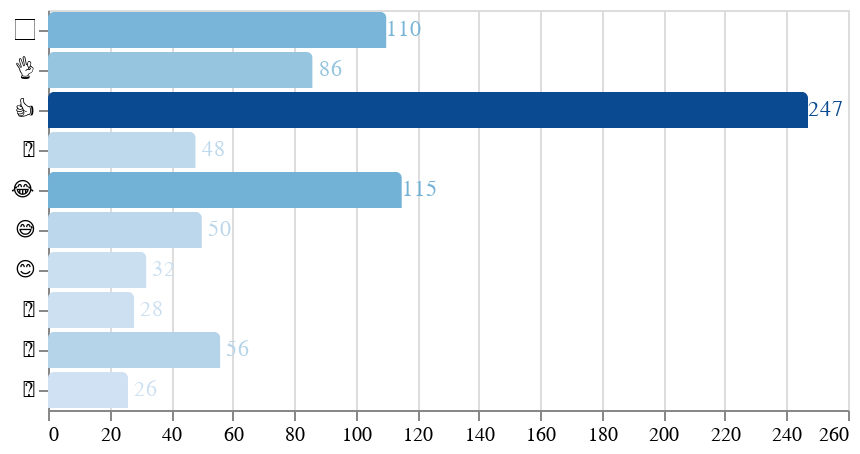

The code cell stored with this chart in its notebook:
### Markdown cell above
## Which is the most preferred emoticon of group members?

### Code cell
from collections import Counter
table = Counter(emojis).most_common(10)
df = pd.DataFrame(table)
df = df.rename(columns={0:'emojis', 1:'count'})
# df.plot(x='emojis', y='count', kind='barh') # seaborn is unable to render emojis sadly

# pip install altair > /dev/null
import altair as alt
bar_chart = alt.Chart(df).mark_bar(
                    cornerRadiusTopLeft=3,
                    cornerRadiusTopRight=3,
            ).encode(
                    x=alt.X('count', axis=alt.Axis(title=None)),
                    y=alt.Y('emojis', axis=alt.Axis(title=None)),
                    color=alt.Color('count', legend=None),
            )

text = bar_chart.mark_text(
            align='center',
            dx=9,
            color='white'
            ).encode(
            text='count'
        )
            

bar_chart + text

### Figure 1 — Vega-Lite specification as saved in the notebook (floating-point values rounded to 4 significant figures)
{"config": {"view": {"continuousWidth": 400, "continuousHeight": 300}}, "layer": [{"mark": {"type": "bar", "cornerRadiusTopLeft": 3, "cornerRadiusTopRight": 3}, "encoding": {"color": {"type": "quantitative", "field": "count", "legend": null}, "x": {"type": "quantitative", "axis": {"title": null}, "field": "count"}, "y": {"type": "nominal", "axis": {"title": null}, "field": "emojis"}}}, {"mark": {"type": "text", "align": "center", "color": "white", "dx": 9}, "encoding": {"color": {"type": "quantitative", "field": "count", "legend": null}, "text": {"type": "quantitative", "field": "count"}, "x": {"type": "quantitative", "axis": {"title": null}, "field": "count"}, "y": {"type": "nominal", "axis": {"title": null}, "field": "emojis"}}}], "data": {"name": "data-493d8ac44d68284e69539e1fbc50239c"}, "$schema": "https://vega.github.io/schema/vega-lite/v4.8.1.json", "datasets": {"data-493d8ac44d68284e69539e1fbc50239c": [{"emojis": "👍", "count": 247}, {"emojis": "😂", "count": 115}, {"emojis": "🏻", "count": 110}, {"emojis": "👌", "count": 86}, {"emojis": "🙏", "count": 56}, {"emojis": "😅", "count": 50}, {"emojis": "👏", "count": 48}, {"emojis": "😊", "count": 32}, {"emojis": "🙌", "count": 28}, {"emojis": "🤔", "count": 26}]}}
